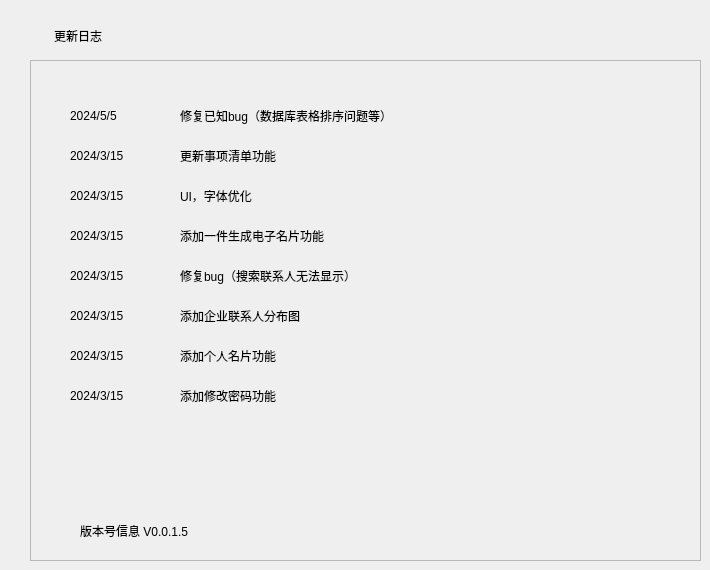
             <widget class="QWidget" name="pageSug">
              <widget class="QLabel" name="label_6">
               <property name="geometry">
                <rect>
                 <x>54</x>
                 <y>20</y>
                 <width>101</width>
                 <height>31</height>
                </rect>
               </property>
               <property name="styleSheet">
                <string notr="true">font: 14pt &quot;幼圆&quot;;</string>
               </property>
               <property name="text">
                <string>更新日志</string>
               </property>
              </widget>
              <widget class="QLabel" name="label_26">
               <property name="geometry">
                <rect>
                 <x>24</x>
                 <y>24</y>
                 <width>24</width>
                 <height>24</height>
                </rect>
               </property>
               <property name="text">
                <string/>
               </property>
               <property name="pixmap">
                <pixmap resource="res.qrc">:/icon/phres/icon/advicepage.png</pixmap>
               </property>
               <property name="scaledContents">
                <bool>true</bool>
               </property>
              </widget>
              <widget class="QFrame" name="frame_11">
               <property name="geometry">
                <rect>
                 <x>30</x>
                 <y>60</y>
                 <width>671</width>
                 <height>501</height>
                </rect>
               </property>
               <property name="styleSheet">
                <string notr="true">font: 14pt &quot;幼圆&quot;;</string>
               </property>
               <property name="frameShape">
                <enum>QFrame::StyledPanel</enum>
               </property>
               <property name="frameShadow">
                <enum>QFrame::Raised</enum>
               </property>
               <widget class="QLabel" name="label_45">
                <property name="geometry">
                 <rect>
                  <x>40</x>
                  <y>40</y>
                  <width>81</width>
                  <height>31</height>
                 </rect>
                </property>
                <property name="text">
                 <string>2024/5/5</string>
                </property>
               </widget>
               <widget class="QLabel" name="label_46">
                <property name="geometry">
                 <rect>
                  <x>150</x>
                  <y>40</y>
                  <width>501</width>
                  <height>31</height>
                 </rect>
                </property>
                <property name="text">
                 <string>修复已知bug（数据库表格排序问题等）</string>
                </property>
               </widget>
               <widget class="QLabel" name="label_47">
                <property name="geometry">
                 <rect>
                  <x>40</x>
                  <y>80</y>
                  <width>91</width>
                  <height>31</height>
                 </rect>
                </property>
                <property name="text">
                 <string>2024/3/15</string>
                </property>
               </widget>
               <widget class="QLabel" name="label_48">
                <property name="geometry">
                 <rect>
                  <x>150</x>
                  <y>80</y>
                  <width>501</width>
                  <height>31</height>
                 </rect>
                </property>
                <property name="text">
                 <string>更新事项清单功能</string>
                </property>
               </widget>
               <widget class="QLabel" name="label_49">
                <property name="geometry">
                 <rect>
                  <x>150</x>
                  <y>120</y>
                  <width>501</width>
                  <height>31</height>
                 </rect>
                </property>
                <property name="text">
                 <string>UI，字体优化</string>
                </property>
               </widget>
               <widget class="QLabel" name="label_50">
                <property name="geometry">
                 <rect>
                  <x>150</x>
                  <y>160</y>
                  <width>501</width>
                  <height>31</height>
                 </rect>
                </property>
                <property name="text">
                 <string>添加一件生成电子名片功能</string>
                </property>
               </widget>
               <widget class="QLabel" name="label_51">
                <property name="geometry">
                 <rect>
                  <x>40</x>
                  <y>120</y>
                  <width>91</width>
                  <height>31</height>
                 </rect>
                </property>
                <property name="text">
                 <string>2024/3/15</string>
                </property>
               </widget>
               <widget class="QLabel" name="label_52">
                <property name="geometry">
                 <rect>
                  <x>40</x>
                  <y>160</y>
                  <width>91</width>
                  <height>31</height>
                 </rect>
                </property>
                <property name="text">
                 <string>2024/3/15</string>
                </property>
               </widget>
               <widget class="QLabel" name="label_53">
                <property name="geometry">
                 <rect>
                  <x>40</x>
                  <y>200</y>
                  <width>91</width>
                  <height>31</height>
                 </rect>
                </property>
                <property name="text">
                 <string>2024/3/15</string>
                </property>
               </widget>
               <widget class="QLabel" name="label_54">
                <property name="geometry">
                 <rect>
                  <x>150</x>
                  <y>200</y>
                  <width>501</width>
                  <height>31</height>
                 </rect>
                </property>
                <property name="text">
                 <string>修复bug（搜索联系人无法显示）</string>
                </property>
               </widget>
               <widget class="QLabel" name="label_55">
                <property name="geometry">
                 <rect>
                  <x>150</x>
                  <y>240</y>
                  <width>501</width>
                  <height>31</height>
                 </rect>
                </property>
                <property name="text">
                 <string>添加企业联系人分布图</string>
                </property>
               </widget>
               <widget class="QLabel" name="label_56">
                <property name="geometry">
                 <rect>
                  <x>40</x>
                  <y>240</y>
                  <width>91</width>
                  <height>31</height>
                 </rect>
                </property>
                <property name="text">
                 <string>2024/3/15</string>
                </property>
               </widget>
               <widget class="QLabel" name="label_57">
                <property name="geometry">
                 <rect>
                  <x>40</x>
                  <y>320</y>
                  <width>91</width>
                  <height>31</height>
                 </rect>
                </property>
                <property name="text">
                 <string>2024/3/15</string>
                </property>
               </widget>
               <widget class="QLabel" name="label_58">
                <property name="geometry">
                 <rect>
                  <x>150</x>
                  <y>320</y>
                  <width>501</width>
                  <height>31</height>
                 </rect>
                </property>
                <property name="text">
                 <string>添加修改密码功能</string>
                </property>
               </widget>
               <widget class="QLabel" name="label_59">
                <property name="geometry">
                 <rect>
                  <x>40</x>
                  <y>280</y>
                  <width>91</width>
                  <height>31</height>
                 </rect>
                </property>
                <property name="text">
                 <string>2024/3/15</string>
                </property>
               </widget>
               <widget class="QLabel" name="label_60">
                <property name="geometry">
                 <rect>
                  <x>150</x>
                  <y>280</y>
                  <width>501</width>
                  <height>31</height>
                 </rect>
                </property>
                <property name="text">
                 <string>添加个人名片功能</string>
                </property>
               </widget>
               <widget class="QLabel" name="label_61">
                <property name="geometry">
                 <rect>
                  <x>50</x>
                  <y>455</y>
                  <width>481</width>
                  <height>31</height>
                 </rect>
                </property>
                <property name="text">
                 <string>版本号信息 V0.0.1.5</string>
                </property>
               </widget>
              </widget>
             </widget>
